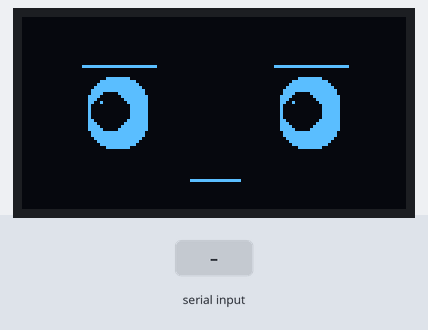
A sketch run on a simulated ESP32. On the bench: 128×64 one-colour display. The test bench sets the inputs (shaded band). Random numbers use the default seed unless the sketch sets one; what the sketch prints to the serial monitor is not drawn.

Above: at 2.7 s.
2.8 s: "h" received over Serial
At 4.4 s:
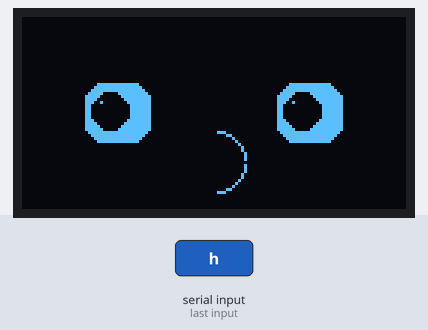
4.6 s: "u" received over Serial
At 5.5 s:
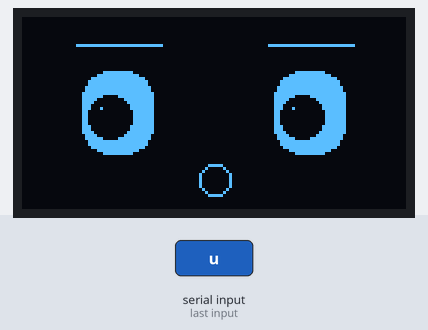
7.6 s: "n" received over Serial
At 8.7 s:
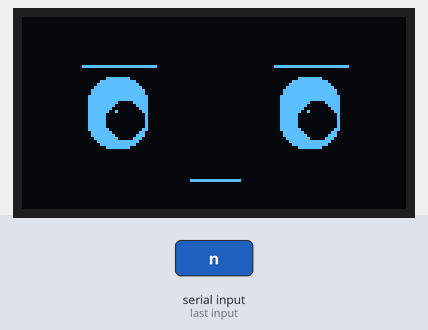
9.2 s: "s" received over Serial
At 9.51 s:
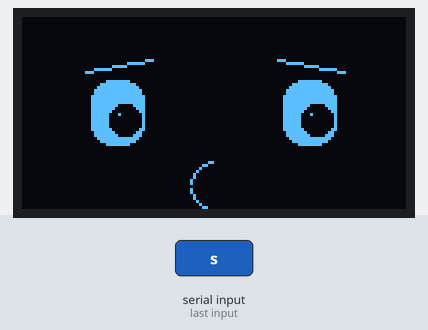
10.7 s: "a" received over Serial
At 11.7 s:
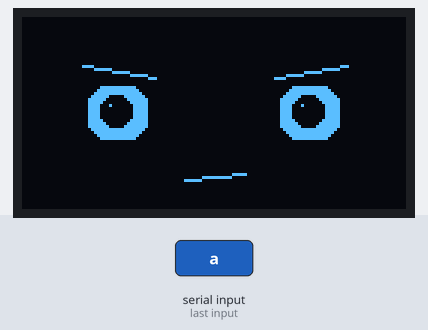
12.2 s: "t" received over Serial
At 13.2 s:
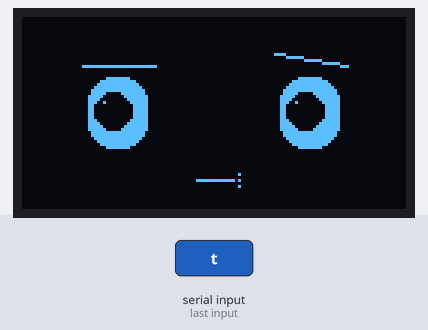
Timing chart, 0 to 14.8 s (numbered marks = the images above; inputs shaded):
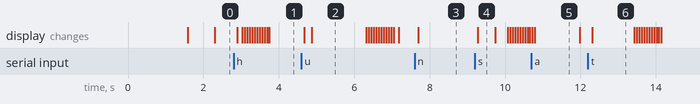

Measured:
- after the input at 7.6 s, the display: changes after 0.10 s (image 3)
- what the display in image 2 shows lasts 1.4 s, from 4.9 s to 6.3 s
- what the display in image 4 shows lasts 0.4 s, from 9.3 s to 9.7 s
- what the display in image 5 shows lasts 1.2 s, from 10.8 s to 12.0 s
- what the display in image 6 shows lasts 1.1 s, from 12.3 s to 13.4 s

The sketch:

face.ino
```cpp
/*
 * Hermes Embodied — Cara OLED
 * Pantalla: SSD1306 128x64 I2C
 * Pines I2C: SDA = GPIO21, SCL = GPIO22 (default ESP32)
 *
 * Librerías necesarias (instalar en Arduino IDE):
 *   - Adafruit SSD1306
 *   - Adafruit GFX Library
 *
 * Expresiones disponibles:
 *   NEUTRAL, HAPPY, SAD, ANGRY, SURPRISED, THINKING, BLINK
 */

#include <Wire.h>
#include <Adafruit_GFX.h>
#include <Adafruit_SSD1306.h>

#define SCREEN_WIDTH  128
#define SCREEN_HEIGHT 64
#define OLED_RESET    -1   // sin pin reset
#define OLED_ADDR     0x3C // dirección I2C (0x3C o 0x3D)

Adafruit_SSD1306 display(SCREEN_WIDTH, SCREEN_HEIGHT, &Wire, OLED_RESET);

// ─── Tipos de expresión ───────────────────────────────────────────────────────
enum Expression {
  NEUTRAL,
  HAPPY,
  SAD,
  ANGRY,
  SURPRISED,
  THINKING,
  BLINK
};

Expression currentExpression = NEUTRAL;
Expression nextExpression     = NEUTRAL;

// ─── Parámetros de los ojos ───────────────────────────────────────────────────
// Ojo izquierdo: centro en (32, 32), ojo derecho: (96, 32)
#define EYE_L_X  32
#define EYE_R_X  96
#define EYE_Y    32

// Tamaños por expresión {ancho, alto}
struct EyeSize { int w; int h; };

EyeSize eyeSizes[] = {
  {20, 24},  // NEUTRAL
  {22, 20},  // HAPPY  — ojos un poco achatados (sonrisa)
  {18, 22},  // SAD    — ojos normales, cejas caídas
  {20, 18},  // ANGRY  — ojos entrecerrados
  {24, 28},  // SURPRISED — ojos muy abiertos
  {20, 24},  // THINKING
  { 0,  0},  // BLINK  — cerrados (se maneja aparte)
};

// Apertura del parpadeo (0.0 = cerrado, 1.0 = abierto)
float blinkState = 1.0;
bool  isBlinking = false;
unsigned long lastBlinkTime = 0;
unsigned long blinkInterval = 3000; // ms entre parpadeos automáticos

// Animación de transición
bool  transitioning = false;
float transProgress = 0.0; // 0.0 → 1.0
EyeSize fromSize, toSize;

// Pupila (movimiento sutil)
int  pupilOffsetX = 0;
int  pupilOffsetY = 0;
long lastPupilMove = 0;

// ─── Dibujar un ojo ──────────────────────────────────────────────────────────
void drawEye(int cx, int cy, int w, int h, int pupilDx, int pupilDy, Expression expr) {
  if (h <= 0) return; // ojo cerrado (blink)

  // Marco exterior del ojo (rectángulo redondeado)
  display.fillRoundRect(cx - w/2, cy - h/2, w, h, h/3, SSD1306_WHITE);

  // Pupila (círculo negro dentro)
  int px = cx + pupilDx;
  int py = cy + pupilDy;
  int pr = min(w, h) / 4 + 1;
  display.fillCircle(px, py, pr, SSD1306_BLACK);

  // Brillo (punto blanco en la pupila)
  display.drawPixel(px - pr/2, py - pr/2, SSD1306_WHITE);

  // Cejas según expresión
  int browY = cy - h/2 - 4;
  int browW = w + 4;
  switch (expr) {
    case ANGRY:
      // Cejas inclinadas hacia adentro
      if (cx < 64) { // ojo izquierdo
        display.drawLine(cx - browW/2, browY - 3, cx + browW/2, browY + 1, SSD1306_WHITE);
      } else {       // ojo derecho
        display.drawLine(cx - browW/2, browY + 1, cx + browW/2, browY - 3, SSD1306_WHITE);
      }
      break;
    case SAD:
      // Cejas inclinadas hacia afuera (triste)
      if (cx < 64) {
        display.drawLine(cx - browW/2, browY + 1, cx + browW/2, browY - 3, SSD1306_WHITE);
      } else {
        display.drawLine(cx - browW/2, browY - 3, cx + browW/2, browY + 1, SSD1306_WHITE);
      }
      break;
    case SURPRISED:
      // Cejas muy arriba
      display.drawLine(cx - browW/2, browY - 5, cx + browW/2, browY - 5, SSD1306_WHITE);
      break;
    case HAPPY:
      // Sin cejas (cara feliz)
      break;
    case THINKING:
      // Una ceja levantada (la derecha)
      if (cx > 64) {
        display.drawLine(cx - browW/2, browY - 4, cx + browW/2, browY, SSD1306_WHITE);
      } else {
        display.drawLine(cx - browW/2, browY, cx + browW/2, browY, SSD1306_WHITE);
      }
      break;
    default:
      // NEUTRAL: cejas rectas
      display.drawLine(cx - browW/2, browY, cx + browW/2, browY, SSD1306_WHITE);
      break;
  }

  // Boca según expresión (solo se dibuja desde el ojo izquierdo para no duplicar)
  if (cx < 64) {
    int mouthY = 54;
    switch (expr) {
      case HAPPY:
        display.drawCircleHelper(64, mouthY - 6, 10, 0b0110, SSD1306_WHITE);
        break;
      case SAD:
        display.drawCircleHelper(64, mouthY + 2, 8, 0b1001, SSD1306_WHITE);
        break;
      case SURPRISED:
        display.drawCircle(64, mouthY, 5, SSD1306_WHITE);
        break;
      case ANGRY:
        display.drawLine(54, mouthY, 74, mouthY - 2, SSD1306_WHITE);
        break;
      case THINKING:
        display.drawLine(58, mouthY, 70, mouthY, SSD1306_WHITE);
        display.drawPixel(72, mouthY - 2, SSD1306_WHITE);
        display.drawPixel(72, mouthY,     SSD1306_WHITE);
        display.drawPixel(72, mouthY + 2, SSD1306_WHITE);
        break;
      default: // NEUTRAL
        display.drawLine(56, mouthY, 72, mouthY, SSD1306_WHITE);
        break;
    }
  }
}

// ─── Dibujar frame completo ───────────────────────────────────────────────────
void drawFace(Expression expr, float blink) {
  display.clearDisplay();

  EyeSize sz = eyeSizes[expr];

  // Aplicar parpadeo (reducir altura)
  int lh = (int)(sz.h * blink);
  int rh = lh;

  // Ligero movimiento de pupila
  drawEye(EYE_L_X, EYE_Y, sz.w, lh, pupilOffsetX, pupilOffsetY, expr);
  drawEye(EYE_R_X, EYE_Y, sz.w, rh, pupilOffsetX, pupilOffsetY, expr);

  display.display();
}

// ─── Parpadeo automático ──────────────────────────────────────────────────────
void updateBlink() {
  unsigned long now = millis();

  if (!isBlinking && (now - lastBlinkTime > blinkInterval)) {
    isBlinking  = true;
    blinkState  = 1.0;
    lastBlinkTime = now;
    // Intervalo aleatorio 2–5 segundos
    blinkInterval = 2000 + random(3000);
  }

  if (isBlinking) {
    blinkState -= 0.15;
    if (blinkState <= 0.0) {
      blinkState  = 0.0;
      isBlinking  = false;
    }
  } else if (blinkState < 1.0) {
    blinkState += 0.2;
    if (blinkState > 1.0) blinkState = 1.0;
  }
}

// ─── Movimiento sutil de pupila ───────────────────────────────────────────────
void updatePupil() {
  unsigned long now = millis();
  if (now - lastPupilMove > 2000 + random(3000)) {
    pupilOffsetX = random(-3, 4);
    pupilOffsetY = random(-2, 3);
    lastPupilMove = now;
  }
}

// ─── API pública: cambiar expresión ──────────────────────────────────────────
void setExpression(Expression expr) {
  currentExpression = expr;
}

// ─── Setup ───────────────────────────────────────────────────────────────────
void setup() {
  Serial.begin(115200);

  if (!display.begin(SSD1306_SWITCHCAPVCC, OLED_ADDR)) {
    Serial.println("ERROR: OLED SSD1306 no encontrado");
    while (true); // detener si no hay pantalla
  }

  display.clearDisplay();
  display.setTextColor(SSD1306_WHITE);
  display.setTextSize(1);
  display.setCursor(20, 28);
  display.print("Hermes iniciando...");
  display.display();
  delay(1500);

  randomSeed(analogRead(0));
  Serial.println("Hermes OLED listo");
}

// ─── Loop ─────────────────────────────────────────────────────────────────────
void loop() {
  updateBlink();
  updatePupil();
  drawFace(currentExpression, blinkState);

  // Demo de expresiones por serial
  if (Serial.available()) {
    char cmd = Serial.read();
    switch (cmd) {
      case 'n': setExpression(NEUTRAL);   Serial.println("NEUTRAL");   break;
      case 'h': setExpression(HAPPY);     Serial.println("HAPPY");     break;
      case 's': setExpression(SAD);       Serial.println("SAD");       break;
      case 'a': setExpression(ANGRY);     Serial.println("ANGRY");     break;
      case 'u': setExpression(SURPRISED); Serial.println("SURPRISED"); break;
      case 't': setExpression(THINKING);  Serial.println("THINKING");  break;
    }
  }

  delay(40); // ~25 fps
}
```
